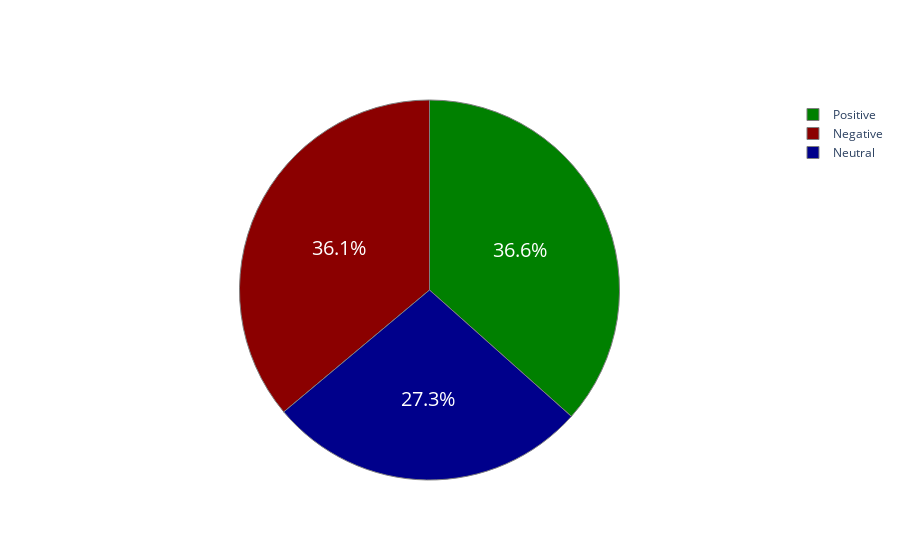

Notebook code cell kept with this figure:
### Code cell
#PIE CHART of Sentiment Distribution 
Neutral =len(df2[df2['sentiment']=='Neutral'])
Negative = len(df2[df2['sentiment']=='negative'])
Positive = len(df2[df2['sentiment']=='positive'])
labels = ['Negative','Positive','Neutral']
values = [Negative,Positive,Neutral]
#====
import plotly.graph_objects as go
colors = ['darkred','green', 'darkblue' ]

fig = go.Figure(data=[go.Pie(labels=labels,
                             values=values)])
fig.update_traces(hoverinfo='label+percent', textinfo='percent', textfont_size=20,textposition='inside',
                  marker=dict(colors=colors, line=dict(color='grey', width=1)))
fig.show()

### Figure 1 — Plotly figure (JSON) as saved in the notebook; plotly's stock layout.template omitted (floating-point values rounded to 4 significant figures)
{"data": [{"hoverinfo": "label+percent", "labels": ["Negative", "Positive", "Neutral"], "marker": {"colors": ["darkred", "green", "darkblue"], "line": {"color": "grey", "width": 1}}, "textfont": {"size": 20}, "textinfo": "percent", "textposition": "inside", "type": "pie", "values": [3202, 3246, 2425]}], "layout": {}}
